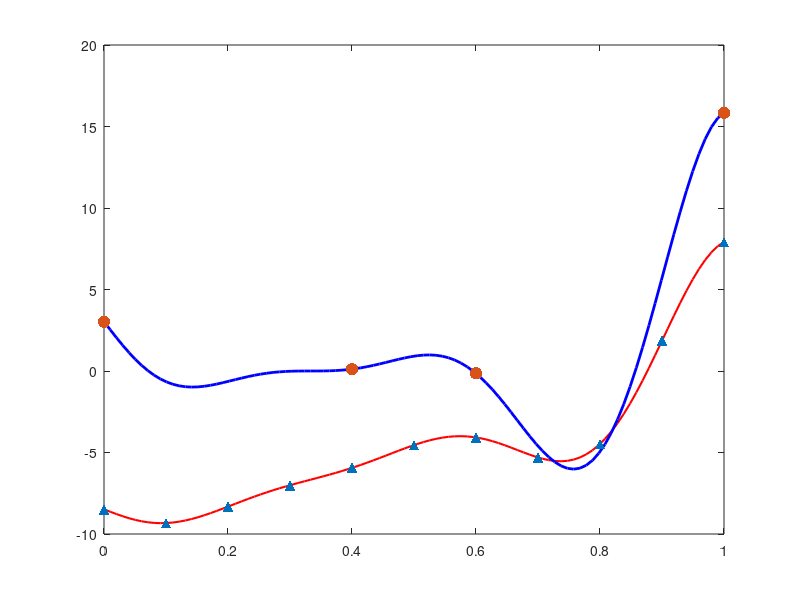

This chart was generated by the following MATLAB code: (Note: this script raises an error after producing the figure.)
clear all
close all
clc

rng(10)

hf = @(x) (6*x - 2).^2 .* sin(12*x - 4);

A = 0.5; B = 10; C = 5;
lf = @(x) A*hf(x) + B*(x - 0.5) - C;


Xe = [0; 0.4; 0.6; 1];
ye = hf(Xe);

Xc = linspace(0,1,11)';
yc = lf(Xc);

x = linspace(0,1,100)';

figure(1); clf
plot(x, lf(x), 'r', 'LineWidth', 1.5); hold on
plot(x, hf(x), 'b', 'LineWidth', 2)

scatter(Xc, yc, 60, '^', 'filled')
scatter(Xe, ye, 80, 'bs', 'filled')

% Regression + correlation functions
regr = @regpoly2;     % constant trend
corr = @corrgauss;    % Gaussian kernel

theta0 = ones(1,1);
lob = 1e-6 * ones(1,1);
upb = 10000   * ones(1,1);

[dmodel, ~] = dacefit(Xe, ye, regr, corr, theta0, lob, upb);

[mdace, ~] = predictor(x, dmodel);

rmse_dace = sqrt(mean((mdace - true).^2));

plot(x, mdace, 'm-', 'LineWidth', 2)

% GP

gpr = GPR(Xe, ye, [], true);
gpr.optimize();

[mg, vg] = gpr.inference(x);

plot(x, mg, 'k--', 'LineWidth', 2)

% Co-kriging

ck = coGPR(Xc, Xe, yc, ye);
ck.optimize();

[mck, vck] = ck.inference(x);

plot(x, mck, 'm-', 'LineWidth', 2)

disp(ck.params);

% Recursive MFGP

mf = multiGPR(Xc, Xe, yc, ye);
mf.optimize();

[mf_mean, mf_var] = mf.inference(x);

% Dace




% Plot



plot(x, mf_mean, 'g:', 'LineWidth', 2)

legend( ...
    'Low fidelity', ...
    'High fidelity', ...
    'Low samples', ...
    'High samples', ...
    'Dace', ...
    'GPR', ...
    'CoGPR', ...
    'multiGPR', ...
    'Location', 'SouthWest')

title('Forrester Multi-Fidelity Comparison')
xlabel('x')
ylabel('f(x)')
grid on

% Error metrics

true = hf(x);

fprintf('\n==============================\n');
fprintf('RMSE RESULTS\n');
fprintf('==============================\n');

fprintf('DACE      : %.6e\n', sqrt(mean((mdace - true).^2)));
fprintf('GPR       : %.6f\n', sqrt(mean((mg - true).^2)));
fprintf('CoGPR     : %.6f\n', sqrt(mean((mck - true).^2)));
fprintf('multiGPR  : %.6f\n', sqrt(mean((mf_mean - true).^2)));
